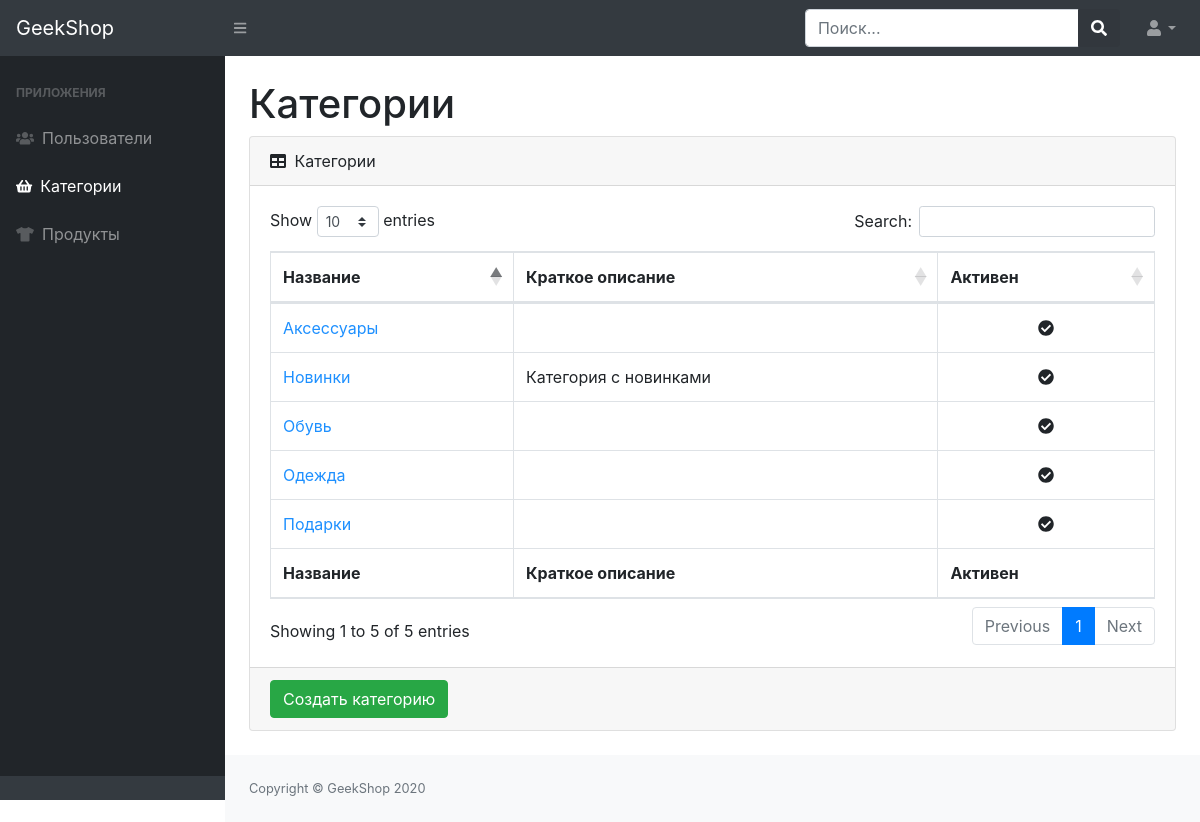
Screenshot of /admin-staff/categories/ (signed in) with the database file from the repository.
### mainapp/models.py (models this page shows, shortened)
class ProductCategory(models.Model):
    name = models.CharField(max_length=64, unique=True)
    description = models.TextField(blank=True)
    is_active = models.BooleanField(verbose_name='активна', default=True)
    class Meta:
        verbose_name = 'Категория'
        verbose_name_plural = 'Категории'

### adminapp/views.py (the view)
# urls.py: path('categories/', adminapp.CategoryListView.as_view(), name='admin_categories'),
class CategoryListView(ListView):
    model = ProductCategory
    template_name = 'adminapp/admin-category-read.html'
    @method_decorator(user_passes_test(lambda u: u.is_superuser))
    def dispatch(self, request, *args, **kwargs):
        return super(CategoryListView, self).dispatch(request, *args, **kwargs)

### mainapp/context_processor.py (called while the page is built)
def basket(request):
    basket_items = []
    if request.user.is_authenticated:
        basket_items = Basket.objects.filter(user = request.user)
    return {
        'basket': basket_items
    }

### adminapp/templates/adminapp/admin-category-read.html
{% extends 'adminapp/base.html' %}
{% block content %}
                <h1 class="mt-4">Категории</h1>
    <div class="card mb-4">
        <div class="card-header">
            <i class="fas fa-table mr-1"></i>
            Категории
        </div>
        <div class="card-body">
            <div class="table-responsive">
                <table class="table table-bordered" id="dataTable" width="100%" cellspacing="0">
                    <thead>
                    <tr>
                        <th>Название</th>
                        <th>Краткое описание</th>
                        <th>Активен</th>
                    </tr>
                    </thead>
                    <tfoot>
                    <tr>
                        <th>Название</th>
                        <th>Краткое описание</th>
                        <th>Активен</th>
                    </tr>
                    </tfoot>
                    <tbody>
                    {% for category in object_list %}
                        <tr>
                            <td>
                                <a href="{% url 'admin_staff:admin_categories_update'  category.id%} "  style="color: dodgerblue">
                                    {{ category.name }}
                                </a>
                            </td>
                            <td>{{ category.description }}</td>
                        <td class="text-center">
                                {% if category.is_active %}
                                    <i class="fas fa-check-circle"></i>
                                {% else %}
                                    <i class="fas fa-times-circle"></i>
                                {% endif %}
                            </td>
                        </tr>
                    {% endfor %}
                    </tbody>
                </table>
            </div>
        </div>
        <div class="card-footer">
            <button class="btn btn-success">
                <a href="{% url 'admin_staff:admin_categories_create'%}" style="color: white;">
                    Создать категорию
                </a>
            </button>
        </div>
    </div>
{% endblock %}

### rows the page displays
ProductCategory: name "Новинки", description "Категория с новинками", is_active True (drawn)
ProductCategory: name "Одежда", is_active True (drawn)
ProductCategory: name "Обувь", is_active True (drawn)
ProductCategory: name "Аксессуары", is_active True (drawn)
ProductCategory: name "Подарки", is_active True (drawn)
